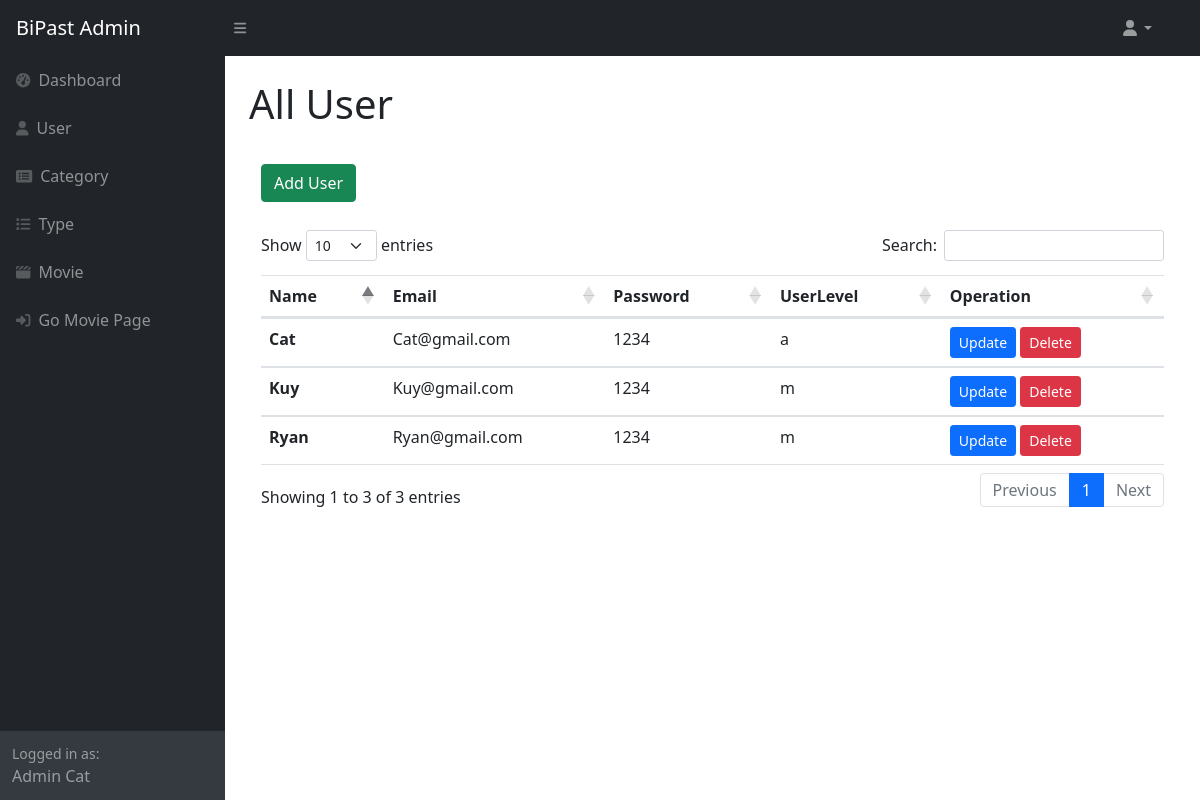
The page /adminpage1.php (signed in) on the database its author committed.
### tables this page shows
CREATE TABLE `user` (
  `id` int(5) NOT NULL,
  `name` varchar(50) NOT NULL,
  `email` varchar(100) NOT NULL,
  `password` varchar(200) NOT NULL,
  `userlevel` varchar(1) NOT NULL
);

### adminpage1.php (the view, shortened to what this page needs)
<?php
    include('connection.php');
?>
<!DOCTYPE html>
<html lang="en">
    <head>
        <link rel="stylesheet" href="https://cdn.jsdelivr.net/npm/bootstrap@4.3.1/dist/css/bootstrap.min.css">
        <link href="https://cdn.jsdelivr.net/npm/simple-datatables@latest/dist/style.css" rel="stylesheet" />
        <link href="admincss/styles.css" rel="stylesheet" />
        <link rel="stylesheet" href="https://cdn.datatables.net/1.11.5/css/dataTables.bootstrap5.min.css">
    </head>
    <body class="sb-nav-fixed">
        <nav class="sb-topnav navbar navbar-expand navbar-dark bg-dark">
            <a class="navbar-brand ps-3" href="adminpage.php">BiPast Admin</a>
            <button class="btn btn-link btn-sm order-1 order-lg-0 me-4 me-lg-0" id="sidebarToggle" href="#!"><i class="fas fa-bars"></i></button>
            <ul class="navbar-nav ms-auto ms-md-0 me-3 me-lg-4">
                <li class="nav-item dropdown">
                    <a class="nav-link dropdown-toggle" id="navbarDropdown" href="#" role="button" data-bs-toggle="dropdown" aria-expanded="false"><i class="fas fa-user fa-fw"></i></a>
                </li>
            </ul>
        </nav>
        <div id="layoutSidenav">
            <div id="layoutSidenav_nav">
                <nav class="sb-sidenav accordion sb-sidenav-dark" id="sidenavAccordion">
                    <div class="sb-sidenav-menu">
                        <div class="nav">
                            <a class="nav-link" href="adminpage.php">
                                <div class="sb-nav-link-icon"><i class="fas fa-tachometer-alt"></i></div>
                                Dashboard
                            </a>
                            <a class="nav-link collapsed" href="adminpage1.php">
                                <div class="sb-nav-link-icon"><i class="fa-solid fa-user"></i></div>
                                User
                            </a>
                            <a class="nav-link collapsed" href="adminpage2.php">
                                <div class="sb-nav-link-icon"><i class="fas fa-rectangle-list"></i></div>
                                Category
                            </a>
                            <a class="nav-link" href="adminpage3.php">
                                <div class="sb-nav-link-icon"><i class="fas fa-list"></i></div>
                                Type
                            </a>
                            <a class="nav-link" href="adminpage4.php">
                                <div class="sb-nav-link-icon"><i class="fa-solid fa-clapperboard"></i></div>
                                Movie
                            </a>
                            <a class="nav-link" href="userpage.php">
                                <div class="sb-nav-link-icon"><i class="fa-solid fa-right-to-bracket"></i></div>
                                Go Movie Page
                            </a>
                        </div>
                    </div>
                    <div class="sb-sidenav-footer">
                        <div class="small">Logged in as:</div>
                        Admin <?php echo $_SESSION['user']?>
                    </div>
                </nav>
            </div>
            <div id="layoutSidenav_content">
                <main>
                    <div class="container-fluid px-4">
                        <h1 class="mt-4">All User</h1>
                        <div class="container">
                            <br>
                            <a href="adduser.php"><button class="btn btn-success my-1" type="submit">Add User</button></a>
                            <br>
                            <br>
                            <table id="datatableuser" class="table">
                                <thead>
                                    <tr>
                                    <th scope="col">Name</th>
                                    <th scope="col">Email</th>
                                    <th scope="col">Password</th>
                                    <th scope="col">UserLevel</th>
                                    <th scope="col">Operation</th>
                                    </tr>
                                </thead>
                                <tbody>
                                    <?php
                                        $result=mysqli_query($conn,"SELECT * FROM user ORDER BY userlevel ASC");
                                        if($result){
                                            while($row=mysqli_fetch_assoc($result)){
                                                $id=$row['id'];
                                                $name=$row['name'];
                                                $email=$row['email'];
                                                $password=$row['password'];
                                                $userlevel=$row['userlevel'];
                                                echo '<tr>
                                                <th scope="row">'.$name.'</th>
                                                <td>'.$email.'</td>
                                                <td>'.$password.'</td>
                                                <td>'.$userlevel.'</td>
                                                <td>
                                                <a href="updateuser.php?id='.$id.'"><button class="btn btn-primary btn-sm" type="submit">Update</button></a>
                                                <a href="deleteuserdb.php?id='.$id.'" onclick="return checkDelete()"><button class="btn btn-danger btn-sm" type="submit">Delete</button></a>
                                                </td>
                                                </tr>';
                                            }
                                        }
                                    ?>
                                </tbody>
                                </table>
                        </div>
                    </div>
            </div>
        </div>
    </body>
</html>

### rows shown on the page
user: name "Cat", email "Cat@gmail.com", password "1234", userlevel "a"
user: name "Ryan", email "Ryan@gmail.com", password "1234", userlevel "m"
user: name "Kuy", email "Kuy@gmail.com", password "1234", userlevel "m"

### other values the page prints
$_SESSION['user'] "Cat"
